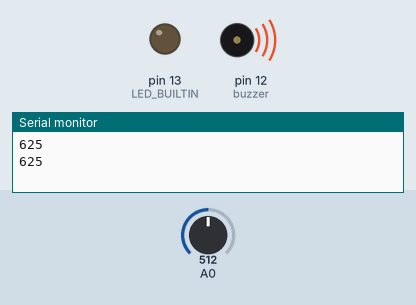
The sketch below on a simulated Arduino Uno, built with avr-gcc and run on an emulated ATmega328P. Parts: output pins drawn as LEDs (lit = HIGH), buzzer (waves = sounding), the last lines printed to the serial monitor. Inputs (shaded band) come from the test bench; at power-on: A0 = 512.

Above: at 1.8 s.
1.9 s: A0 set to 0
At 2.4 s:
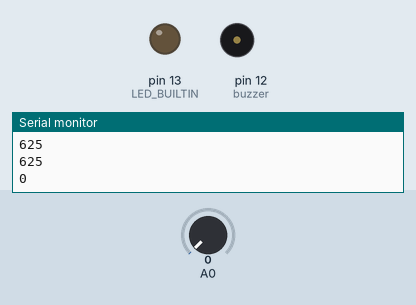
3.5 s: A0 set to 122
At 5.1 s:
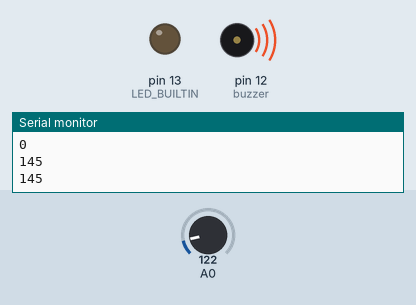
Timing chart, 0 to 6.6 s (numbered marks = the images above; inputs shaded):
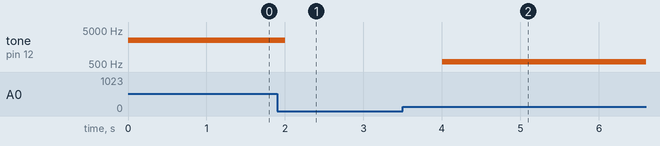

Measured:
- after the input at 1.9 s, tone on pin 12 (buzzer): 2500 Hz → silent after 0.10 s
- after the input at 3.5 s, tone on pin 12 (buzzer): silent → 580 Hz after 0.50 s

The sketch:

case-2.ino
```cpp
// C++ code
//
int potensio = 0;
#define buzzer 12
void setup()
{
  pinMode(LED_BUILTIN, OUTPUT);
  pinMode(14, INPUT);
  pinMode(buzzer, OUTPUT);
  Serial.begin(9600);
}

void loop()
{
  potensio = map(analogRead(14), 0, 1023, 0, 250);
  tone(buzzer, potensio*20);
  Serial.println(potensio * 5);
  delay(1000);
}
```
